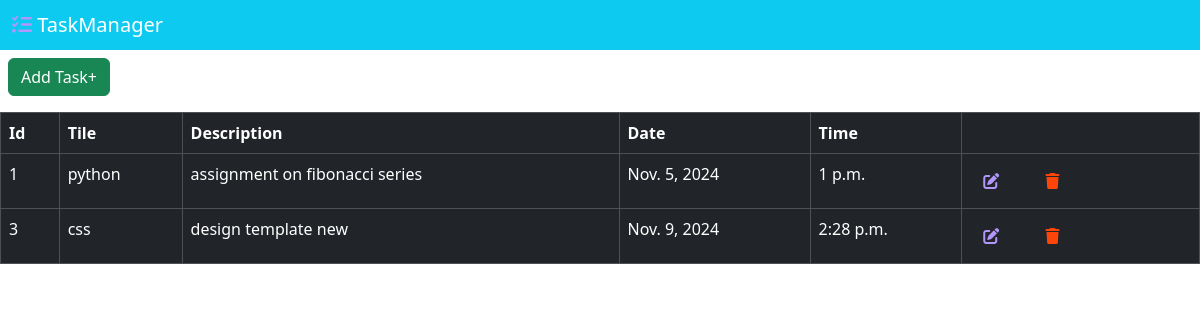
The app's page /task/dashboard with its own data.
### task/models.py (models this page shows)
class Task(models.Model):
    title=models.CharField(max_length=100)
    description=models.CharField(max_length=500)
    date=models.DateField()
    time=models.TimeField()

### task/views.py (the view)
# urls.py: path('dashboard',DashboardView.as_view(),name='dashboard'),
class DashboardView(View):
    def get(self,request):
        data=Task.objects.all()
        return render(request,"dashboard.html",{"data":data})

### task/templates/dashboard.html
{% extends 'navheader.html' %}
{% block nav %}
          <a href="{% url 'add' %}" class="btn btn-success ms-2 mt-2">Add Task+</a>
          <table class="table table-dark table-bordered w-100 mt-3">
            <thead>
                <tr>
                    <th>Id</th>
                    <th>Tile</th>
                    <th>Description</th>
                    <th>Date</th>
                    <th>Time</th>
                    <th></th>
                </tr>
            </thead>
            <tbody>
                {% for i in data %}
                <tr>
                    <td>{{i.id}}</td>
                    <td>{{i.title}}</td>
                    <td>{{i.description}}</td>
                    <td>{{i.date}}</td>
                    <td>{{i.time}}</td>
                    <td>
                        <a href="{% url 'edit' i.id %}" class="btn me-3">
                        <i class="fa-solid fa-pen-to-square" style="color: #B197FC;"></i></a>
                        <a href="{% url 'delete' i.id %}" class="btn me-3">
                        <i class="fa-solid fa-trash" style="color: #fb4509;"></i></a>
                    </td>
                </tr>
                {% endfor %}
            </tbody>
          </table>
          {% endblock nav %}

### records on screen
Task: id "1", title "python", description "assignment on fibonacci series", date "Nov. 5, 2024", time "1 p.m."
Task: id "3", title "css", description "design template new", date "Nov. 9, 2024", time "2:28 p.m."
